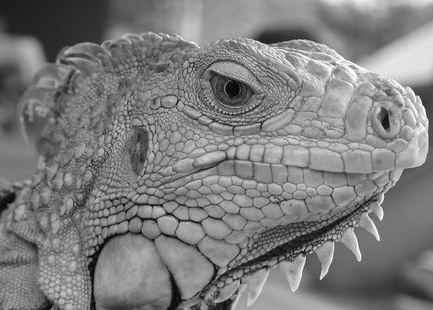
#> input picture hw4/iguana.png, 433 x 310 px; the run also reads 1 picture not shown here
$ jupyter execute --allow-errors hw2.ipynb   (shell and % lines are left out)   (older library calls are emulated)
#> lines starting #> are read from the running program, lines starting #| are printed output that depends on the picture
### hw4/edge.py
"""
CS131 - Computer Vision: Foundations and Applications
Assignment 2
Author: Donsuk Lee (donlee90@stanford.edu)
Date created: 07/2017
Last modified: 10/18/2017
Python Version: 3.5+
"""

import numpy as np

# [256 lines left out: functions conv, gaussian_kernel, partial_x, partial_y, gradient, non_maximum_suppression and 3 more, not called in this run]

def canny(img, kernel_size=5, sigma=1.4, high=20, low=15):
    """ Implement canny edge detector by calling functions above.

    Args:
        img: binary image of shape (H, W).
        kernel_size: int of size for kernel matrix.
        sigma: float for calculating kernel.
        high: high threshold for strong edges.
        low: low threashold for weak edges.
    Returns:
        edge: numpy array of shape(H, W).
    """
    ### YOUR CODE HERE
    pass
    ### END YOUR CODE

    return edge


# [38 lines left out: function hough_transform, not called in this run]

### hw4/hw2.ipynb
# Homework 2
*This notebook includes both coding and written questions. Please hand in this notebook file with all the outputs and your answers to the written questions.*

This assignment covers Canny edge detector and Hough transform.

[cell 1]
# Setup
from __future__ import print_function

import numpy as np
import matplotlib.pyplot as plt
import matplotlib.image as mpimg
from time import time
from skimage import io

plt.rcParams['figure.figsize'] = (15.0, 12.0) # set default size of plots
plt.rcParams['image.interpolation'] = 'nearest'
plt.rcParams['image.cmap'] = 'gray'

# for auto-reloading extenrnal modules

## Part 1: Canny Edge Detector (85 points)
In this part, you are going to implement a Canny edge detector. The Canny edge detection algorithm can be broken down in to five steps:
1. Smoothing
2. Finding gradients
3. Non-maximum suppression
4. Double thresholding
5. Edge tracking by hysterisis

### 1.1 Smoothing (10 points)
#### Implementation (5 points)
We first smooth the input image by convolving it with a Gaussian kernel. The equation for a Gaussian kernel of size $(2k+1)\times(2k+1)$ is given by:

$$h_{ij}=\frac{1}{2\pi\sigma^2}\exp{\Bigl(-\frac{(i-k)^2+(j-k)^2}{2\sigma^2}\Bigr)}, 0\leq i,j < 2k+1$$

Implement **`gaussian_kernel`** in `edge.py` and run the code below.

[cell 2]
def gaussian_kernel(size, sigma):
    """ Implementation of Gaussian Kernel.

    This function follows the gaussian kernel formula,
    and creates a kernel matrix.

    Hints:
    - Use np.pi and np.exp to compute pi and exp.

    Args:
        size: int of the size of output matrix.
        sigma: float of sigma to calculate kernel.

    Returns:
        kernel: numpy array of shape (size, size).
    """
#> called with size = 3, sigma = 1

    kernel = np.zeros((size, size))
    K= size//2
    for i in range(size):
        for j in range(size):
            kernel[i,j] = (1/(2*np.pi*sigma**2))*np.exp((-(i-K)**2-(j-K)**2)/(2*sigma**2))

    return kernel

# Define 3x3 Gaussian kernel with std = 1
kernel = gaussian_kernel(3, 1)
kernel_test = np.array(
    [[ 0.05854983, 0.09653235, 0.05854983],
     [ 0.09653235, 0.15915494, 0.09653235],
     [ 0.05854983, 0.09653235, 0.05854983]]
)

# Test Gaussian kernel
if not np.allclose(kernel, kernel_test):
    print('Incorrect values! Please check your implementation.')

Implement **`conv`** in `edge.py` and run the code below.

[cell 3]
def conv(image, kernel):
    """ An implementation of convolution filter.

    This function uses element-wise multiplication and np.sum()
    to efficiently compute weighted sum of neighborhood at each
    pixel.

    Args:
        image: numpy array of shape (Hi, Wi).
        kernel: numpy array of shape (Hk, Wk).

    Returns:
        out: numpy array of shape (Hi, Wi).
    """
    Hi, Wi = image.shape
    Hk, Wk = kernel.shape
    kernel_flipped= np.flip(kernel)
    out = np.zeros((Hi, Wi))

    # For this assignment, we will use edge values to pad the images.
    # Zero padding will make derivatives at the image boundary very big,
    # whereas we want to ignore the edges at the boundary.
    pad_width0 = Hk // 2
    pad_width1 = Wk // 2
    pad_width = ((pad_width0,pad_width0),(pad_width1,pad_width1))
    padded = np.pad(image, pad_width, mode='edge')
    for m in range(Hi):
        for n in range(Wi):
            out[m,n] = np.sum(kernel_flipped*padded[m:m+Hk,n:n+Wk])


    return out
# Test with different kernel_size and sigma
kernel_size = 5
sigma = 1.4

# Load image
img = io.imread('iguana.png', as_gray=True)

# Define 5x5 Gaussian kernel with std = sigma
kernel = gaussian_kernel(kernel_size, sigma)

# Convolve image with kernel to achieve smoothed effect
smoothed = conv(img, kernel)

plt.subplot(1,2,1)
plt.imshow(img)
plt.title('Original image')
plt.axis('off')

plt.subplot(1,2,2)
plt.imshow(smoothed)
plt.title('Smoothed image')
plt.axis('off')

plt.show()

#### Question (5 points)
What is the effect of changing kernel_size and sigma?

**Your Answer:** Write your solution in this markdown cell.

### 1.2 Finding gradients (15 points)
The gradient of a 2D scalar function $I:\mathbb{R}^2\rightarrow{\mathbb{R}}$ in Cartesian coordinate is defined by:

$$\nabla{I(x,y)}=\bigl[\frac{\partial{I}}{\partial{x}},\frac{\partial{I}}{\partial{y}}\bigr],$$

where

$$
\frac{\partial{I(x,y)}}{\partial{x}}=\lim_{\Delta{x}\to{0}}\frac{I(x+\Delta{x},y)-I(x,y)}{\Delta{x}} \\
\frac{\partial{I(x,y)}}{\partial{y}}=\lim_{\Delta{y}\to{0}}\frac{I(x,y+\Delta{y})-I(x,y)}{\Delta{y}}.
$$

In case of images, we can approximate the partial derivatives by taking differences at one pixel intervals:

$$
\frac{\partial{I(x,y)}}{\partial{x}}\approx{\frac{I(x+1,y)-I(x-1,y)}{2}} \\
\frac{\partial{I(x,y)}}{\partial{y}}\approx{\frac{I(x,y+1)-I(x,y-1)}{2}}
$$

Note that the partial derivatives can be computed by convolving the image $I$ with some appropriate kernels $D_x$ and $D_y$:

$$
\frac{\partial{I}}{\partial{x}}\approx{I*D_x}=G_x \\
\frac{\partial{I}}{\partial{y}}\approx{I*D_y}=G_y
$$

#### Implementation (5 points)
Find the kernels $D_x$ and $D_y$ and implement **`partial_x`** and **`partial_y`** using `conv` defined in `edge.py`.

*-Hint: Remeber that convolution flips the kernel.*

[cell 4]
def partial_y(img):
    """ Computes partial y-derivative of input img.

    Hints:
        - You may use the conv function in defined in this file.

    Args:
        img: numpy array of shape (H, W).
    Returns:
        out: y-derivative image.
    """

    Dy =np.array([[0,-0.5,0],[0,0,0],[0,0.5,0]])
    Dy = np.flip(Dy)
    out = conv(img,Dy)


    return out
def partial_x(img):
    """ Computes partial x-derivative of input img.

    Hints:
        - You may use the conv function in defined in this file.

    Args:
        img: numpy array of shape (H, W).
    Returns:
        out: x-derivative image.
    """
    Dx = np.array([[0,0,0],[-0.5,0,0.5],[0,0,0]])
    Dx= np.flip(Dx)
    out = conv(img,Dx)
    return out


# Test input
I = np.array(
    [[0, 0, 0],
     [0, 1, 0],
     [0, 0, 0]]
)

# Expected outputs
I_x_test = np.array(
    [[ 0, 0, 0],
     [ 0.5, 0, -0.5],
     [ 0, 0, 0]]
)

I_y_test = np.array(
    [[ 0, 0.5, 0],
     [ 0, 0, 0],
     [ 0, -0.5, 0]]
)

# Compute partial derivatives
I_x = partial_x(I)
I_y = partial_y(I)

# Test correctness of partial_x and partial_y
if not np.all(I_x == I_x_test):
    print('partial_x incorrect')

if not np.all(I_y == I_y_test):
    print('partial_y incorrect')

[cell 5]
# Compute partial derivatives of smoothed image
Gx = partial_x(smoothed)
#> after the loop in conv (call 4), `for m in range(Hi):`:
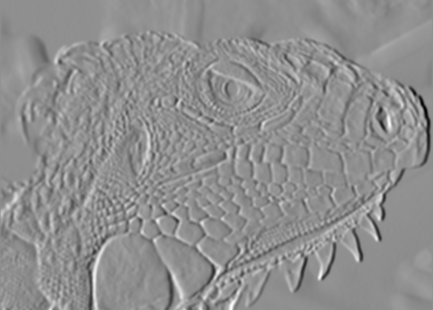
#> out: shape (310, 433) float64; min -0.155, max 0.122, mean 0.000203; drawn with min black and max white
Gy = partial_y(smoothed)
#> after the loop in conv (call 5), `for m in range(Hi):`:
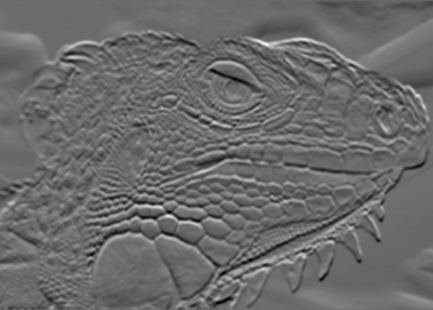
#> out: shape (310, 433) float64; min -0.112, max 0.154, mean -0.00018; drawn with min black and max white

plt.subplot(1,2,1)
plt.imshow(Gx)
plt.title('Derivative in x direction')
plt.axis('off')

plt.subplot(1,2,2)
plt.imshow(Gy)
plt.title('Derivative in y direction')
plt.axis('off')

plt.show()

#### Question (5 points)
What is the reason for performing smoothing prior to computing the gradients?

**Your Answer:** Write your solution in this markdown cell.

#### Implementation (5 points)
Now, we can compute the magnitude and direction of gradient with the two partial derivatives:

$$
G = \sqrt{G_{x}^{2}+G_{y}^{2}} \\
\Theta = arctan\bigl(\frac{G_{y}}{G_{x}}\bigr)
$$

Implement **`gradient`** in `edge.py` which takes in an image and outputs $G$ and $\Theta$.

[cell 6]
def gradient(img):
    """ Returns gradient magnitude and direction of input img.

    Args:
        img: Grayscale image. Numpy array of shape (H, W).

    Returns:
        G: Magnitude of gradient at each pixel in img.
            Numpy array of shape (H, W).
        theta: Direction(in degrees, 0 <= theta < 360) of gradient
            at each pixel in img. Numpy array of shape (H, W).

    Hints:
        - Use np.sqrt and np.arctan2 to calculate square root and arctan
    """
    G = np.zeros(img.shape)
    theta = np.zeros(img.shape)
    Gx= partial_x(img)
    Gy = partial_y(img)
    G = np.sqrt(Gx**2+ Gy**2)
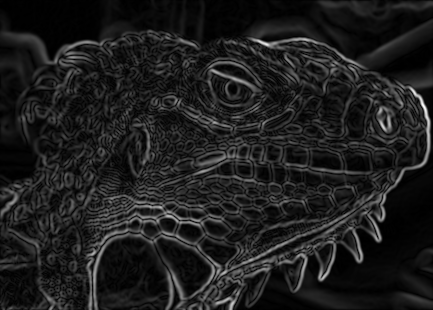
#> G: shape (310, 433) float64; min 0, max 0.171, mean 0.0204; drawn with min black and max white
    theta= np.arctan2(Gy,Gx)
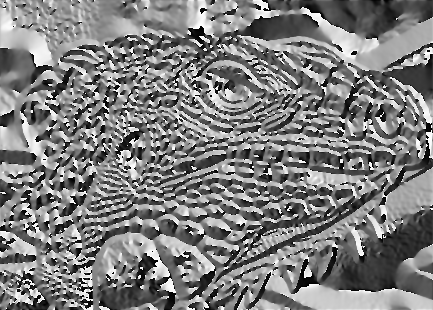
#> theta: shape (310, 433) float64; min -3.14, max 3.14, mean -0.0233; drawn with min black and max white

    theta = np.degrees(theta)


    theta[theta < 0] += 360
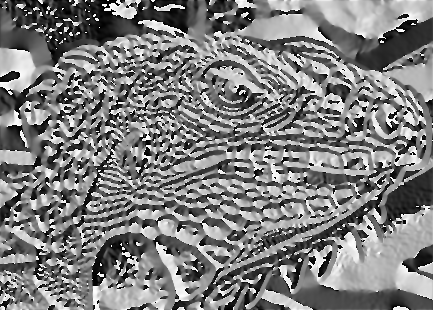
#> theta: shape (310, 433) float64; min 0, max 360, mean 178.7; drawn with min black and max white

    return G, theta

G, theta = gradient(smoothed)

if not np.all(G >= 0):
    print('Magnitude of gradients should be non-negative.')

if not np.all((theta >= 0) * (theta < 360)):
    print('Direction of gradients should be in range 0 <= theta < 360')

plt.imshow(G)
plt.title('Gradient magnitude')
plt.axis('off')
plt.show()

### 1.3 Non-maximum suppression (15 points)
You should be able to see that the edges extracted from the gradient of the smoothed image are quite thick and blurry. The purpose of this step is to convert the "blurred" edges into "sharp" edges. Basically, this is done by preserving all local maxima in the gradient image and discarding everything else. The algorithm is for each pixel (x,y) in the gradient image:
1. Round the gradient direction $\Theta[y,x]$ to the nearest 45 degrees, corresponding to the use of an 8-connected neighbourhood.

2. Compare the edge strength of the current pixel with the edge strength of the pixel in the positive and negative gradient directions. For example, if the gradient direction is south (theta=90), compare with the pixels to the north and south.

3. If the edge strength of the current pixel is the largest; preserve the value of the edge strength. If not, suppress (i.e. remove) the value.

Implement **`non_maximum_suppression`** in `edge.py`.

We provide the correct output and the difference between it and your result for debugging purposes.  If you see white spots in the Difference image, you should check your implementation.

[cell 7]
def non_maximum_suppression(G, theta):
    """ Performs non-maximum suppression.

    This function performs non-maximum suppression along the direction
    of gradient (theta) on the gradient magnitude image (G).

    Args:
        G: gradient magnitude image with shape of (H, W).
        theta: direction of gradients with shape of (H, W).

    Returns:
        out: non-maxima suppressed image.
    """
    H, W = G.shape
    out = np.zeros((H, W))

    # Round the gradient direction to the nearest 45 degrees
    theta = np.floor((theta + 22.5) / 45) * 45

    for i in range(1,H-1):
        for j in range(1,W-1):
            if theta[i,j] in [90,270]:
                neighbor1, neighbor2= G[i+1,j],G[i-1,j]
            elif theta[i,j] in [0,360,180]:
                neighbor1, neighbor2= G[i,j-1],G[i,j+1]
            elif theta[i,j] in [45,225]:
                neighbor1, neighbor2= G[i-1,j+1],G[i+1,j-1]
            elif theta[i,j] in [135,315]:
                 neighbor1, neighbor2= G[i+1,j+1],G[i-1,j-1]
            if G[i,j] >= neighbor1 and G[i,j]>=neighbor2 :
                out[i,j] = G[i,j]


    return out
# Test input
g = np.array(
    [[0.4, 0.5, 0.6],
     [0.3, 0.5, 0.7],
     [0.4, 0.5, 0.6]]
)

# Print out non-maximum suppressed output
# varying theta
for angle in range(0, 180, 45):
    #print('Thetas:', angle)
    t = np.ones((3, 3)) * angle # Initialize theta
    print(non_maximum_suppression(g, t))

[cell 8]
nms = non_maximum_suppression(G, theta)
#> after the loop in non_maximum_suppression (call 5), `for i in range(1,H-1):`:
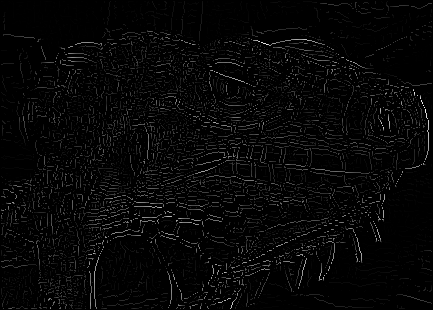
#> out: shape (310, 433) float64; min 0, max 0.171, mean 0.00485; drawn with min black and max white
plt.imshow(nms)
plt.title('Non-maximum suppressed')
plt.axis('off')
plt.show()

plt.subplot(1, 3, 1)
plt.imshow(nms)
plt.axis('off')
plt.title('Your result')

plt.subplot(1, 3, 2)
reference = np.load('references/iguana_non_max_suppressed.npy')
#> (reads hw4/references/iguana_non_max_suppressed.npy from the repository)
plt.imshow(reference)
plt.axis('off')
plt.title('Reference')

plt.subplot(1, 3, 3)
plt.imshow(nms - reference)
plt.title('Difference')
plt.axis('off')
plt.show()
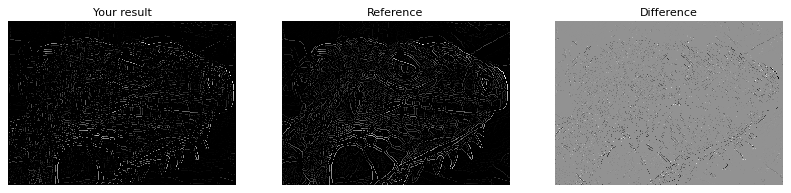
#> figure drawn by matplotlib, 3 panels

np.amax(nms-reference)
#> Out = 0.125

### 1.4 Double Thresholding (20 points)

The edge-pixels remaining after the non-maximum suppression step are (still) marked with their strength pixel-by-pixel. Many of these will probably be true edges in the image, but some may be caused by noise or color variations, for instance, due to rough surfaces. The simplest way to discern between these would be to use a threshold, so that only edges stronger that a certain value would be preserved. The Canny edge detection algorithm uses double thresholding. Edge pixels stronger than the high threshold are marked as strong; edge pixels weaker than the low threshold are suppressed and edge pixels between the two thresholds are marked as weak.

Implement **`double_thresholding`** in `edge.py`

[cell 9]
def double_thresholding(img, high, low):
    """
    Args:
        img: numpy array of shape (H, W) representing NMS edge response.
        high: high threshold(float) for strong edges.
        low: low threshold(float) for weak edges.

    Returns:
        strong_edges: Boolean array representing strong edges.
            Strong edeges are the pixels with the values greater than
            the higher threshold.
        weak_edges: Boolean array representing weak edges.
            Weak edges are the pixels with the values smaller or equal to the
            higher threshold and greater than the lower threshold.
    """
#> called with high = 0.03, low = 0.02

    strong_edges = np.zeros(img.shape, dtype=bool)
    weak_edges = np.zeros(img.shape, dtype=bool)
    Hi, Wi = img.shape
    for i in range(Hi):
        for j in range(Wi):
            if img[i,j]>high:
                strong_edges[i,j]=True
            elif img[i,j] <= high and img[i,j]> low:
                weak_edges[i,j]=True
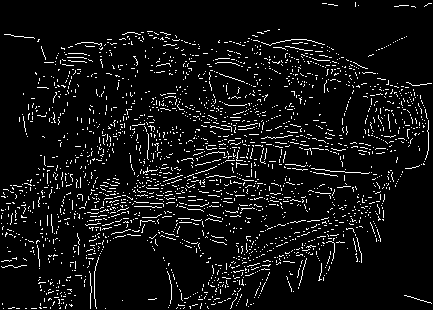
#> strong_edges: shape (310, 433) bool; 6.7% white in thin lines or dots
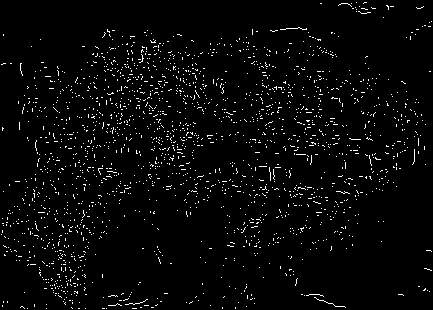
#> weak_edges: shape (310, 433) bool; 3.1% white in thin lines or dots

    return strong_edges, weak_edges

low_threshold = 0.02
high_threshold = 0.03

strong_edges, weak_edges = double_thresholding(nms, high_threshold, low_threshold)
assert(np.sum(strong_edges & weak_edges) == 0)

edges=strong_edges * 1.0 + weak_edges * 0.5

plt.subplot(1,2,1)
plt.imshow(strong_edges)
plt.title('Strong Edges')
plt.axis('off')

plt.subplot(1,2,2)
plt.imshow(edges)
plt.title('Strong+Weak Edges')
plt.axis('off')

plt.show()

### 1.5 Edge tracking (15 points)

Strong edges are interpreted as “certain edges”, and can immediately be included in the final edge image. Consider its neighbors iteratively then declare it an 'edge pixel' if it is connected to a 'strong edge pixel' directly or via pixels between Low and High. The logic is of course that noise and other small variations are unlikely to result in a strong edge (with proper adjustment of the threshold levels). Thus strong edges will (almost) only be due to true edges in the original image. The weak edges can either be due to true edges or noise/color variations. The latter type will probably be distributed independently of edges on the entire image, and thus only a small amount will be located adjacent to strong edges. Weak edges due to true edges are much more likely to be connected directly to strong edges.

Implement **`link_edges`** in `edge.py`.

We provide the correct output and the difference between it and your result for debugging purposes.  If you see white spots in the Difference image, you should check your implementation.

[cell 10]
def link_edges(strong_edges, weak_edges):
    # Initialize dimensions
    H, W = strong_edges.shape
    edges = np.copy(strong_edges)  # Start with the strong edges
    neighbors = [(-1, 0), (1, 0), (0, -1), (0, 1), (-1, -1), (-1, 1), (1, -1), (1, 1)]

    # Keep track of changes in the edges
    changed = True

    while changed:
        changed = False  # Reset the flag at the start of each loop
        # Iterate over every pixel in the image
        for i in range(H):
            for j in range(W):
                if edges[i, j]:  # If this is part of a strong edge
                    for di, dj in neighbors:
                        ni, nj = i + di, j + dj
                        # Check bounds and if weak edge is connected
                        if 0 <= ni < H and 0 <= nj < W and weak_edges[ni, nj]:
                            edges[ni, nj] = True  # Promote weak edge to strong
                            weak_edges[ni, nj] = False  # Mark as visited
                            changed = True  # Mark that a change has occurred

    return edges


test_strong = np.array(
    [[1, 0, 0, 0],
     [0, 0, 0, 0],
     [0, 0, 0, 0],
     [0, 0, 0, 1]],
    dtype=bool
)

test_weak = np.array(
    [[0, 0, 0, 1],
     [0, 1, 0, 0],
     [1, 0, 0, 0],
     [0, 0, 1, 0]],
    dtype=bool
)

test_linked = link_edges(test_strong, test_weak)

plt.subplot(1, 3, 1)
plt.imshow(test_strong)
plt.title('Strong edges')

plt.subplot(1, 3, 2)
plt.imshow(test_weak)
plt.title('Weak edges')

plt.subplot(1, 3, 3)
plt.imshow(test_linked)
plt.title('Linked edges')
plt.show()
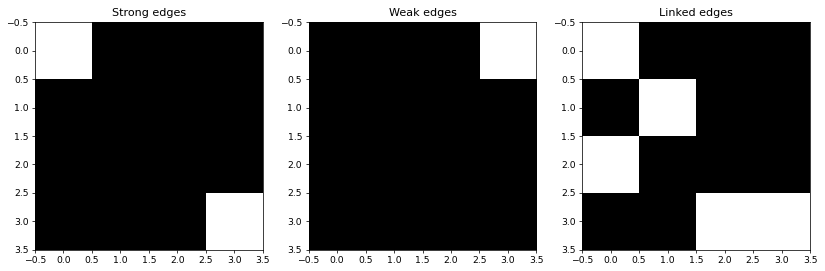
#> figure drawn by matplotlib, 3 panels

[cell 11]
edges = link_edges(strong_edges, weak_edges)
#> (the rest of the program and of its run is left out)
